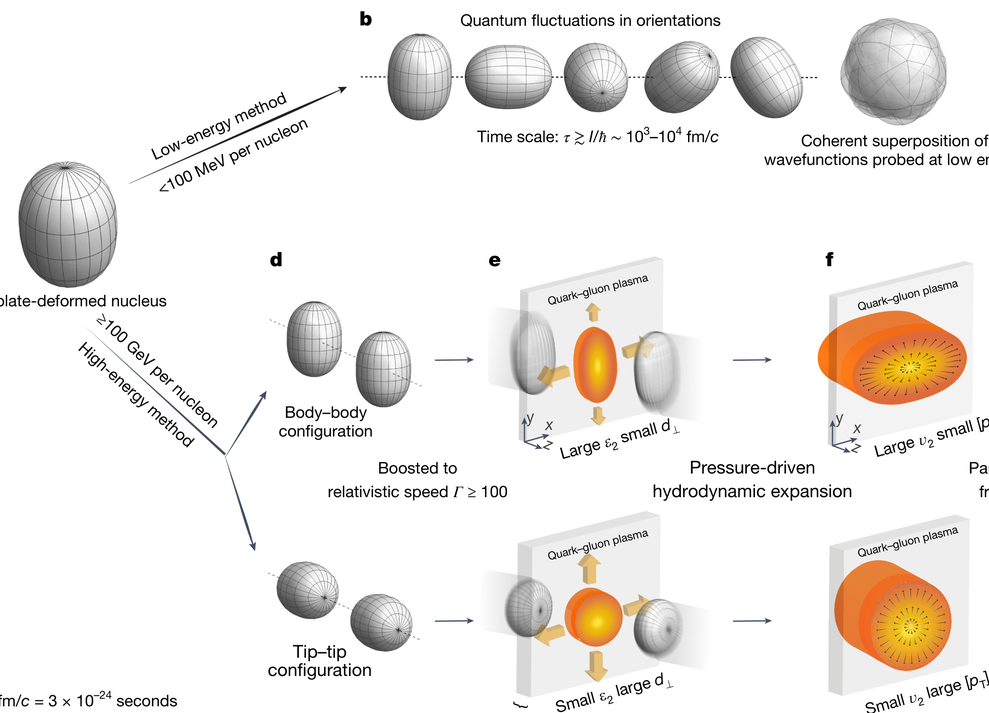
#> input picture assets/t3-exemplars/T3-02_STAR2024_ED1_核形变到火球_全流程3D.png, 989 x 713 px, shrunk from 2218 x 1599 before the run
$ python check_flow_geometry.py '../../t3-exemplars/T3-02_STAR2024_ED1_核形变到火球_全流程3D.png'
#> lines starting #> are read from the running program, lines starting #| are printed output that depends on the picture; after the words box and inside, x2 and y2 are one past the last pixel; in counts of white or black regions, pixels touching at a corner belong together
# -*- coding: utf-8 -*-
"""Measure the geometry that the IR declares, from the rendered bitmap.

Checks:
  1. initial / final fireball bbox aspect ratio (init h/w>=1.4, final w/h>=2.0)
  2. angle between the two fireballs' fitted major axes (90 +- 15 deg)
  3. radial starburst anisotropy r(phi): in-plane vs out-of-plane (>=1.8)
  4. orange connected component cross span (gradient arrows): horiz/vert (>=1.8)
"""
import sys
import numpy as np
from PIL import Image
from scipy import ndimage as ndi


def warm_mask(a, hue_max=None):
    """Warm (orange/yellow) pixels.  hue_max separates the fireball
    (red-orange rim, hue<29) from the yellow-orange gradient arrows."""
    r = a[..., 0].astype(np.float64) / 255.0
    g = a[..., 1].astype(np.float64) / 255.0
    b = a[..., 2].astype(np.float64) / 255.0
    mx = np.maximum(np.maximum(r, g), b)
    mn = np.minimum(np.minimum(r, g), b)
    d = np.maximum(mx - mn, 1e-6)
    hue = np.where(mx == r, ((g - b) / d) % 6.0,
                   np.where(mx == g, (b - r) / d + 2.0, (r - g) / d + 4.0)) * 60.0
    sat = (mx - mn) / np.maximum(mx, 1e-6)
    m = (sat > 0.35) & (a[..., 0] > 110) & (a[..., 0].astype(np.int16) >
                                            a[..., 1].astype(np.int16) + 18)
    if hue_max is not None:
        m = m & (hue < hue_max) & (hue > 0.0)
    return m


def disk(rad):
    y, x = np.mgrid[-rad:rad + 1, -rad:rad + 1]
    return (x * x + y * y) <= rad * rad


def biggest(m):
    lab, n = ndi.label(m, np.ones((3, 3), int))
    if n == 0:
        return None
    sizes = ndi.sum(m, lab, range(1, n + 1))
    return lab == (int(np.argmax(sizes)) + 1)


def bbox(m):
    ys, xs = np.nonzero(m)
    return int(xs.min()), int(ys.min()), int(xs.max()) + 1, int(ys.max()) + 1


def ellipse_axes(m):
    ys, xs = np.nonzero(m)
    x = xs - xs.mean()
    y = ys - ys.mean()
    cxx = (x * x).mean()
    cyy = (y * y).mean()
    cxy = (x * y).mean()
    w, v = np.linalg.eigh(np.array([[cxx, cxy], [cxy, cyy]]))
    order = np.argsort(w)[::-1]
    w = w[order]
    v = v[:, order]
    major = 4.0 * np.sqrt(w[0])
    minor = 4.0 * np.sqrt(w[1])
    ang = np.degrees(np.arctan2(v[0, 1], v[0, 0])) % 180.0
    return major, minor, ang


def main(path):
    a = np.asarray(Image.open(path).convert("RGB"))
#> a is the input picture: shape (713, 989, 3); mean R, G, B 239.7, 236.2, 232.8
    H, W = a.shape[:2]
    wm = warm_mask(a, hue_max=29.0)
#> in warm_mask, `m = m & (hue < hue_max) & (hue > 0.0)`:
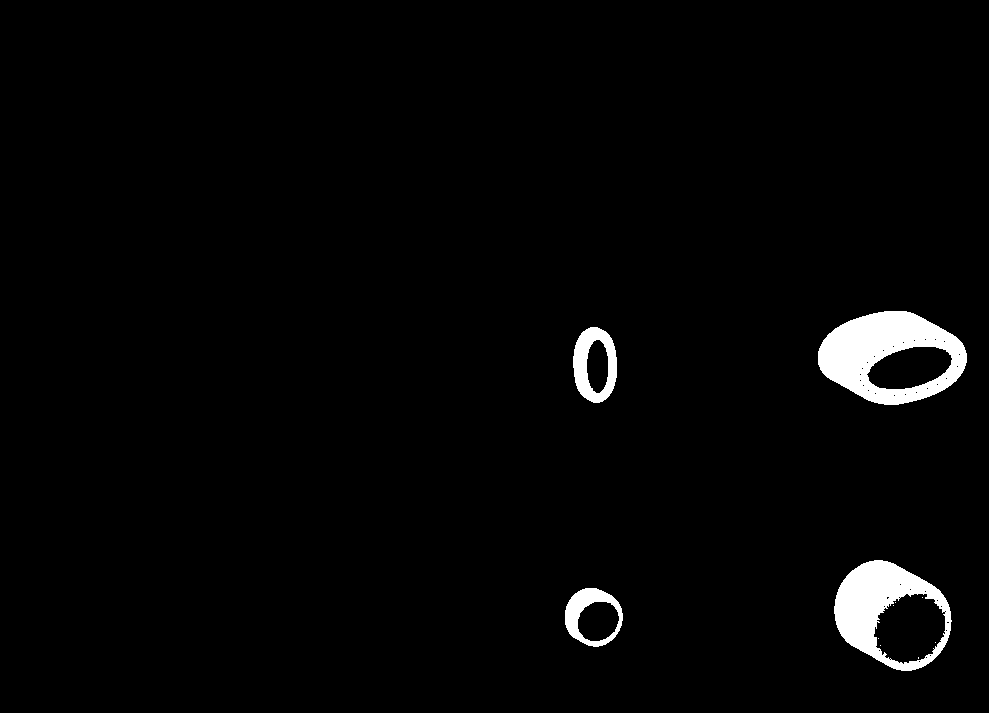
#> m: shape (713, 989) bool; 2.4% white; 11 white regions (7 under 20 px), largest, box (x1, y1, x2, y2) and area: (818, 311, 967, 405) 7804, (834, 560, 952, 671) 5884, (573, 327, 617, 403) 1808, (565, 588, 623, 647) 1404
    half = W // 2
    print("=" * 70)
    print("geometry measured from %s  (%dx%d)" % (path, W, H))
#| geometry measured from ../../t3-exemplars/T3-02_STAR2024_ED1_核形变到火球_全流程3D.png  (989x713)
    print("=" * 70)
    rad = max(6, int(round(W * 0.005)))
    kern = disk(rad)
    res = {}
    for tag, sl in (("initial(left)", (slice(None), slice(0, half))),
                    ("final(right)", (slice(None), slice(half, W)))):
        sub = np.zeros_like(wm)
        sub[sl] = wm[sl]
        blob = biggest(sub)
        if blob is None:
            print("  %s : no fireball blob found" % tag)
            continue
        x0, y0, x1, y1 = bbox(blob)
        cross_w, cross_h = x1 - x0, y1 - y0
        core = ndi.binary_opening(blob, kern)
        if core.sum() < 50:
            core = blob
        cx0, cy0, cx1, cy1 = bbox(core)
        fw = (cx1 - cx0) + 2 * rad
        fh = (cy1 - cy0) + 2 * rad
        maj, mnr, ang = ellipse_axes(core)
        maj = maj + 2 * rad
        mnr = mnr + 2 * rad
        res[tag] = dict(ang=ang, maj=maj, mnr=mnr, roi=sub, fb=blob,
                        fw=fw, fh=fh,
                        cx=(cx0 + cx1) / 2.0, cy=(cy0 + cy1) / 2.0)
        which = "h/w" if fw < fh else "w/h"
        val = (fh / fw) if fw < fh else (fw / fh)
        print("  %-13s fireball (thin arrows removed): w=%d px  h=%d px  ->  %s = %.2f"
              % (tag, fw, fh, which, val))
        print("                fitted ellipse: major %.0f / minor %.0f = %.2f, major axis %.0f deg"
              % (maj, mnr, maj / max(mnr, 1.0), ang))
        print("                orange blob cross span (incl. gradient arrows): %d x %d -> h/v = %.2f"
              % (cross_w, cross_h, cross_w / max(cross_h, 1)))
#> this loop made 2 passes
#> n in biggest on pass 1: 0
#> (printed output is left out)
#> after the loop, res = 1 item
    if len(res) == 2:
        d = abs(res["initial(left)"]["ang"] - res["final(right)"]["ang"])
        d = min(d, 180.0 - d)
        ok = 75.0 <= d <= 105.0
        print("  -> angle between fireball major axes = %.0f deg   %s (want 90+-15)"
              % (d, "OK" if ok else "FAIL"))
    # ---- gradient arrows (left panel): horizontal vs vertical length ----
    # 沿过火球中心的一行 / 一列扫暖色像素：水平那行的跨度 = 火球宽 + 左右两支箭头；
    # 竖直那列的跨度 = 火球高 + 上下两支箭头。竖直箭头在 x=中心，不会污染行的跨度。
    ini = res.get("initial(left)")
    if ini:
        aw = warm_mask(a)
        cx, cy = int(ini["cx"]), int(ini["cy"])
        band_y = slice(max(cy - 12, 0), cy + 13)
        band_x = slice(max(cx - 12, 0), cx + 13)
        rows = np.nonzero(aw[band_y, :half].any(0))[0]
        cols = np.nonzero(aw[:H, band_x].any(1))[0]
        if rows.size and cols.size:
            hspan = int(rows.max() - rows.min())
            vspan = int(cols.max() - cols.min())
            hlen = (hspan - ini["fw"]) / 2.0
            vlen = (vspan - ini["fh"]) / 2.0
            r = hlen / max(vlen, 1e-9)
            print("  gradient arrows: horizontal %.0f px / vertical %.0f px = %.2f  %s"
                  % (hlen, vlen, r, "OK" if r >= 1.4 else "FAIL (want >=1.4)"))
    rg = res.get("final(right)")
#> rg = 9 items
    if rg:
        lum = 0.299 * a[..., 0] + 0.587 * a[..., 1] + 0.114 * a[..., 2]
        dark = lum < 110
#> dark: shape (713, 989) bool; 3.1% white; 825 white regions (522 under 20 px), largest, box (x1, y1, x2, y2) and area: (19, 173, 109, 288) 2064, (645, 56, 710, 113) 1095, (731, 44, 798, 118) 887
        yy, xx = np.mgrid[0:H, 0:W]
        dxx = xx - rg["cx"]
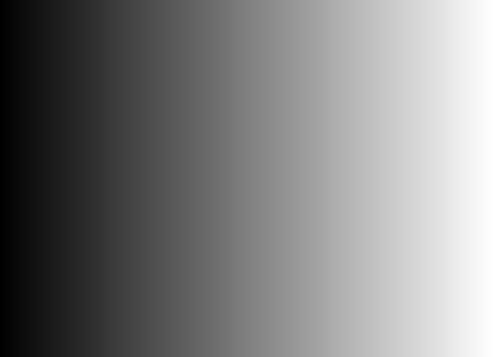
#> dxx: shape (713, 989) float64 (shown at 1/2 size); min -892.5, max 95.5, mean -398.5; drawn with min black and max white
        dyy = yy - rg["cy"]
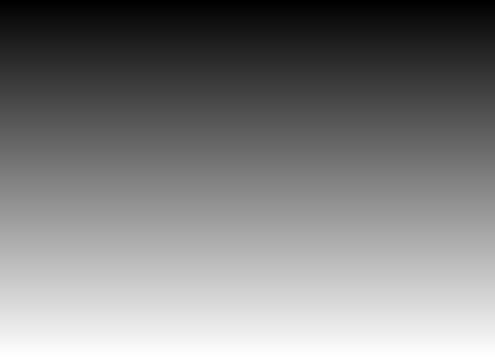
#> dyy: shape (713, 989) float64 (shown at 1/2 size); min -358, max 354, mean -2; drawn with min black and max white
        rad_px = np.hypot(dxx, dyy)
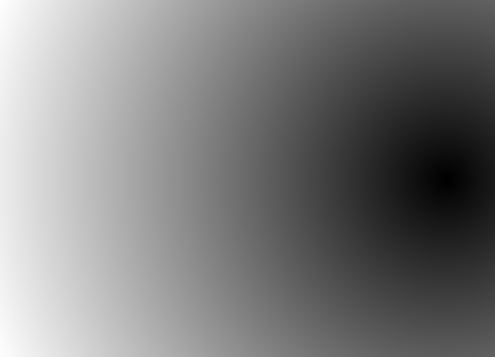
#> rad_px: shape (713, 989) float64 (shown at 1/2 size); min 0.5, max 961.6, mean 474.3; drawn with min black and max white
        lim = 0.55 * max(rg["maj"], rg["mnr"])
#> lim = 93.04
        sel = (rad_px < lim) & dark & (xx >= half) & rg["roi"]
#> sel: shape (713, 989) bool; 0.02% white in thin lines or dots, all inside (x1, y1, x2, y2) = (860, 339, 961, 396)
        ang = np.degrees(np.arctan2(-dyy, dxx)) % 180.0
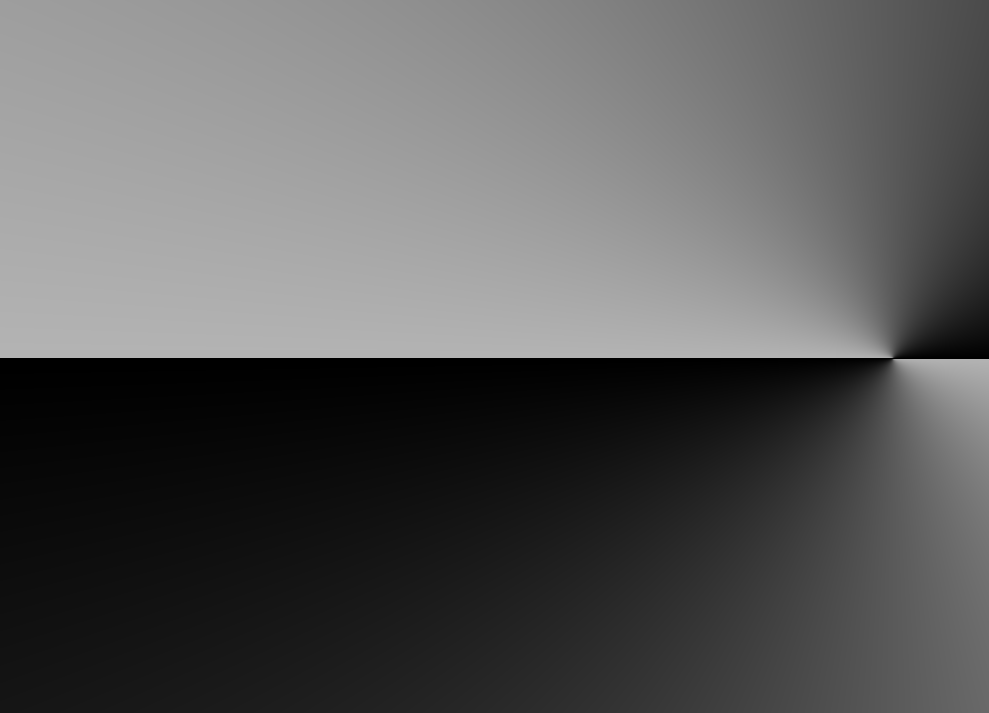
#> ang: shape (713, 989) float64; min 0, max 179.9, mean 90.1
        if sel.sum() > 100:
            prof = []
            for lo in range(0, 180, 5):
                m = sel & (ang >= lo) & (ang < lo + 5)
                prof.append(rad_px[m].max() if m.sum() >= 8 else np.nan)
#> m: shape (713, 989) bool; 0% white in thin lines or dots, all inside (x1, y1, x2, y2) = (877, 357, 961, 362)
#> after the loop, prof = 36 items, first 6: nan, 65.27, 61.12, 55.18, 47.47, 38.51
            prof = np.array(prof, float)
            inpl = np.nanmean(np.concatenate([prof[0:4], prof[-4:]]))
#> inpl = 62.9
            outp = np.nanmean(prof[16:21])
#> outp = nan
            ratio = inpl / max(outp, 1e-9)
#> ratio = nan
            print("  radial starburst: in-plane %.0f px / out-of-plane %.0f px = %.2f  %s"
                  % (inpl, outp, ratio, "OK" if ratio >= 1.4 else "FAIL (want >=1.4)"))
#|   radial starburst: in-plane 63 px / out-of-plane nan px = nan  FAIL (want >=1.4)
        else:
            print("  radial starburst: too few dark pixels to measure")
    # dump the mask used, for visual sanity check
    try:
        out = np.zeros((H, W, 3), np.uint8)
        out[wm] = (255, 255, 255)
        Image.fromarray(out).save("gen/_mask_checked.png")
        print("  (mask dumped to gen/_mask_checked.png)")
    except Exception as exc:
        print("  mask dump failed: %s" % exc)


if __name__ == "__main__":
    main(sys.argv[1] if len(sys.argv) > 1 else "gen/chosen.png")
